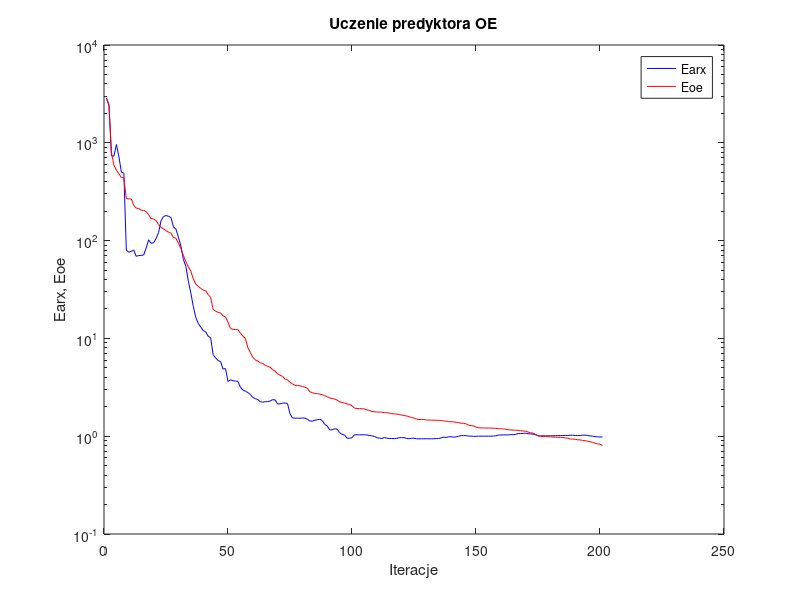
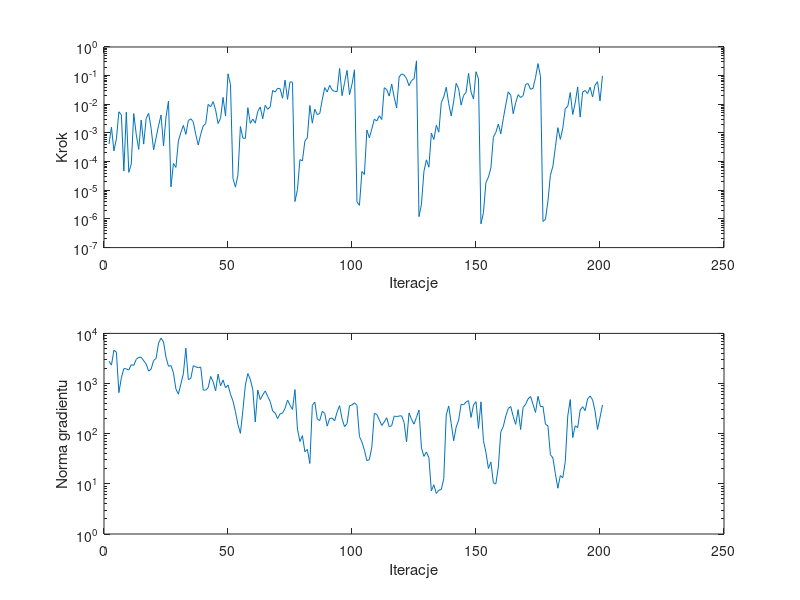

Reproduce these figures in MATLAB, in order.
%uczenie predyktora oe
clear all;
n=0; farx(n+1)=2.861751e+003; foe(n+1)=2.844967e+003; wspucz(n+1)=0.000000e+000; ng(n+1)=0.000000e+000;
%odnowa zmiennej metryki
n=1; farx(n+1)=2.415111e+003; foe(n+1)=2.455910e+003; krok(n+1)=4.089425e-004; ng(n+1)=2.790437e+003;
n=2; farx(n+1)=7.362106e+002; foe(n+1)=7.963753e+002; krok(n+1)=1.593673e-003; ng(n+1)=2.337351e+003;
n=3; farx(n+1)=7.303859e+002; foe(n+1)=5.882589e+002; krok(n+1)=2.374785e-004; ng(n+1)=4.627953e+003;
n=4; farx(n+1)=9.608040e+002; foe(n+1)=5.262803e+002; krok(n+1)=6.218716e-004; ng(n+1)=4.208475e+003;
n=5; farx(n+1)=7.259464e+002; foe(n+1)=4.826023e+002; krok(n+1)=5.478088e-003; ng(n+1)=6.587257e+002;
n=6; farx(n+1)=5.005129e+002; foe(n+1)=4.410477e+002; krok(n+1)=4.266689e-003; ng(n+1)=1.302215e+003;
n=7; farx(n+1)=4.892936e+002; foe(n+1)=4.400261e+002; krok(n+1)=4.685521e-005; ng(n+1)=1.981828e+003;
n=8; farx(n+1)=7.993954e+001; foe(n+1)=2.688813e+002; krok(n+1)=5.298457e-003; ng(n+1)=1.967022e+003;
n=9; farx(n+1)=7.601834e+001; foe(n+1)=2.668647e+002; krok(n+1)=4.229784e-005; ng(n+1)=1.862853e+003;
n=10; farx(n+1)=7.779581e+001; foe(n+1)=2.665021e+002; krok(n+1)=8.191911e-005; ng(n+1)=2.380516e+003;
n=11; farx(n+1)=7.994755e+001; foe(n+1)=2.290617e+002; krok(n+1)=4.753051e-003; ng(n+1)=2.304731e+003;
n=12; farx(n+1)=6.909716e+001; foe(n+1)=2.148745e+002; krok(n+1)=8.861138e-004; ng(n+1)=3.033791e+003;
n=13; farx(n+1)=7.036295e+001; foe(n+1)=2.126992e+002; krok(n+1)=2.681467e-004; ng(n+1)=3.336183e+003;
n=14; farx(n+1)=7.048894e+001; foe(n+1)=2.046000e+002; krok(n+1)=2.827577e-003; ng(n+1)=3.337611e+003;
n=15; farx(n+1)=7.134898e+001; foe(n+1)=2.033770e+002; krok(n+1)=4.090701e-004; ng(n+1)=2.846815e+003;
n=16; farx(n+1)=8.421565e+001; foe(n+1)=1.976291e+002; krok(n+1)=3.225080e-003; ng(n+1)=2.453485e+003;
n=17; farx(n+1)=1.018977e+002; foe(n+1)=1.838724e+002; krok(n+1)=4.853566e-003; ng(n+1)=1.767356e+003;
n=18; farx(n+1)=9.371399e+001; foe(n+1)=1.673524e+002; krok(n+1)=1.441974e-003; ng(n+1)=1.939844e+003;
n=19; farx(n+1)=9.504199e+001; foe(n+1)=1.667038e+002; krok(n+1)=2.563847e-004; ng(n+1)=2.884413e+003;
n=20; farx(n+1)=1.050007e+002; foe(n+1)=1.600076e+002; krok(n+1)=6.767654e-004; ng(n+1)=3.158327e+003;
n=21; farx(n+1)=1.208926e+002; foe(n+1)=1.464159e+002; krok(n+1)=1.797903e-003; ng(n+1)=6.422776e+003;
n=22; farx(n+1)=1.595241e+002; foe(n+1)=1.364714e+002; krok(n+1)=4.241720e-003; ng(n+1)=8.082259e+003;
n=23; farx(n+1)=1.764228e+002; foe(n+1)=1.320449e+002; krok(n+1)=3.505243e-004; ng(n+1)=6.738162e+003;
n=24; farx(n+1)=1.804020e+002; foe(n+1)=1.264899e+002; krok(n+1)=3.621201e-003; ng(n+1)=3.339653e+003;
n=25; farx(n+1)=1.771846e+002; foe(n+1)=1.219177e+002; krok(n+1)=1.303276e-002; ng(n+1)=2.208313e+003;
%odnowa zmiennej metryki
n=26; farx(n+1)=1.723433e+002; foe(n+1)=1.191320e+002; krok(n+1)=1.313918e-005; ng(n+1)=2.288255e+003;
n=27; farx(n+1)=1.379642e+002; foe(n+1)=1.075380e+002; krok(n+1)=8.669030e-005; ng(n+1)=1.632508e+003;
n=28; farx(n+1)=1.312859e+002; foe(n+1)=1.057550e+002; krok(n+1)=6.272673e-005; ng(n+1)=7.769191e+002;
n=29; farx(n+1)=1.086067e+002; foe(n+1)=9.419730e+001; krok(n+1)=5.304005e-004; ng(n+1)=6.143819e+002;
n=30; farx(n+1)=8.821758e+001; foe(n+1)=8.293936e+001; krok(n+1)=1.046070e-003; ng(n+1)=9.857082e+002;
n=31; farx(n+1)=6.408252e+001; foe(n+1)=7.064714e+001; krok(n+1)=1.838554e-003; ng(n+1)=1.563886e+003;
n=32; farx(n+1)=5.478081e+001; foe(n+1)=6.086597e+001; krok(n+1)=8.931057e-004; ng(n+1)=5.063295e+003;
n=33; farx(n+1)=3.845415e+001; foe(n+1)=5.408671e+001; krok(n+1)=2.695374e-003; ng(n+1)=1.199723e+003;
n=34; farx(n+1)=2.926663e+001; foe(n+1)=4.868898e+001; krok(n+1)=3.127663e-003; ng(n+1)=1.265174e+003;
n=35; farx(n+1)=2.122567e+001; foe(n+1)=4.067076e+001; krok(n+1)=2.433134e-003; ng(n+1)=2.267893e+003;
n=36; farx(n+1)=1.639227e+001; foe(n+1)=3.583590e+001; krok(n+1)=8.861138e-004; ng(n+1)=2.152805e+003;
n=37; farx(n+1)=1.426900e+001; foe(n+1)=3.403260e+001; krok(n+1)=3.783524e-004; ng(n+1)=2.067836e+003;
n=38; farx(n+1)=1.303904e+001; foe(n+1)=3.244759e+001; krok(n+1)=9.053002e-004; ng(n+1)=2.134368e+003;
n=39; farx(n+1)=1.205015e+001; foe(n+1)=3.119285e+001; krok(n+1)=1.758026e-003; ng(n+1)=7.422192e+002;
n=40; farx(n+1)=1.167704e+001; foe(n+1)=3.065702e+001; krok(n+1)=2.120860e-003; ng(n+1)=7.381594e+002;
n=41; farx(n+1)=1.053200e+001; foe(n+1)=2.805176e+001; krok(n+1)=9.949946e-003; ng(n+1)=8.300236e+002;
n=42; farx(n+1)=1.015065e+001; foe(n+1)=2.630566e+001; krok(n+1)=8.166461e-003; ng(n+1)=1.386928e+003;
n=43; farx(n+1)=6.819096e+000; foe(n+1)=1.977370e+001; krok(n+1)=1.238474e-002; ng(n+1)=1.092861e+003;
n=44; farx(n+1)=6.307027e+000; foe(n+1)=1.899147e+001; krok(n+1)=6.399091e-003; ng(n+1)=7.122954e+002;
n=45; farx(n+1)=5.928125e+000; foe(n+1)=1.845695e+001; krok(n+1)=2.129617e-003; ng(n+1)=1.541821e+003;
n=46; farx(n+1)=5.806008e+000; foe(n+1)=1.820724e+001; krok(n+1)=3.262529e-003; ng(n+1)=8.995444e+002;
n=47; farx(n+1)=4.857052e+000; foe(n+1)=1.701685e+001; krok(n+1)=1.748904e-002; ng(n+1)=1.178538e+003;
n=48; farx(n+1)=4.915751e+000; foe(n+1)=1.657840e+001; krok(n+1)=3.890421e-003; ng(n+1)=8.242418e+002;
n=49; farx(n+1)=3.626192e+000; foe(n+1)=1.460990e+001; krok(n+1)=1.158784e-001; ng(n+1)=9.319177e+002;
n=50; farx(n+1)=3.774582e+000; foe(n+1)=1.263680e+001; krok(n+1)=4.904612e-002; ng(n+1)=6.124353e+002;
%odnowa zmiennej metryki
n=51; farx(n+1)=3.688542e+000; foe(n+1)=1.236941e+001; krok(n+1)=2.581106e-005; ng(n+1)=4.489903e+002;
n=52; farx(n+1)=3.661033e+000; foe(n+1)=1.232289e+001; krok(n+1)=1.290553e-005; ng(n+1)=2.749756e+002;
n=53; farx(n+1)=3.633092e+000; foe(n+1)=1.227531e+001; krok(n+1)=3.395536e-005; ng(n+1)=1.528552e+002;
n=54; farx(n+1)=3.169360e+000; foe(n+1)=1.134478e+001; krok(n+1)=1.679702e-003; ng(n+1)=1.016191e+002;
n=55; farx(n+1)=2.967402e+000; foe(n+1)=1.054875e+001; krok(n+1)=6.650130e-004; ng(n+1)=2.936665e+002;
n=56; farx(n+1)=2.888924e+000; foe(n+1)=1.002815e+001; krok(n+1)=6.459813e-004; ng(n+1)=9.330179e+002;
n=57; farx(n+1)=2.792157e+000; foe(n+1)=8.034493e+000; krok(n+1)=7.632150e-003; ng(n+1)=1.583206e+003;
n=58; farx(n+1)=2.670764e+000; foe(n+1)=7.190378e+000; krok(n+1)=2.156451e-003; ng(n+1)=1.216242e+003;
n=59; farx(n+1)=2.491233e+000; foe(n+1)=6.403186e+000; krok(n+1)=3.050294e-003; ng(n+1)=7.512793e+002;
n=60; farx(n+1)=2.423183e+000; foe(n+1)=6.037830e+000; krok(n+1)=2.201622e-003; ng(n+1)=1.713146e+002;
n=61; farx(n+1)=2.370430e+000; foe(n+1)=5.864161e+000; krok(n+1)=5.637357e-003; ng(n+1)=7.444074e+002;
n=62; farx(n+1)=2.254199e+000; foe(n+1)=5.643319e+000; krok(n+1)=8.009570e-003; ng(n+1)=4.780767e+002;
n=63; farx(n+1)=2.227522e+000; foe(n+1)=5.534551e+000; krok(n+1)=3.128460e-003; ng(n+1)=5.940077e+002;
n=64; farx(n+1)=2.252806e+000; foe(n+1)=5.316808e+000; krok(n+1)=9.248075e-003; ng(n+1)=7.123821e+002;
n=65; farx(n+1)=2.256186e+000; foe(n+1)=5.173070e+000; krok(n+1)=6.728198e-003; ng(n+1)=5.558094e+002;
n=66; farx(n+1)=2.291061e+000; foe(n+1)=5.073011e+000; krok(n+1)=8.130648e-003; ng(n+1)=4.390431e+002;
n=67; farx(n+1)=2.363794e+000; foe(n+1)=4.785249e+000; krok(n+1)=3.040838e-002; ng(n+1)=2.840292e+002;
n=68; farx(n+1)=2.352271e+000; foe(n+1)=4.624153e+000; krok(n+1)=2.693892e-002; ng(n+1)=2.597497e+002;
n=69; farx(n+1)=2.130271e+000; foe(n+1)=4.352409e+000; krok(n+1)=3.637216e-002; ng(n+1)=1.996210e+002;
n=70; farx(n+1)=2.144007e+000; foe(n+1)=4.201817e+000; krok(n+1)=3.497807e-002; ng(n+1)=2.493944e+002;
n=71; farx(n+1)=2.180136e+000; foe(n+1)=4.088134e+000; krok(n+1)=1.632237e-002; ng(n+1)=2.585553e+002;
n=72; farx(n+1)=2.190048e+000; foe(n+1)=3.842567e+000; krok(n+1)=7.045190e-002; ng(n+1)=3.201835e+002;
n=73; farx(n+1)=2.153482e+000; foe(n+1)=3.762913e+000; krok(n+1)=1.488820e-002; ng(n+1)=4.683276e+002;
n=74; farx(n+1)=1.691752e+000; foe(n+1)=3.555997e+000; krok(n+1)=6.105720e-002; ng(n+1)=3.693609e+002;
n=75; farx(n+1)=1.539929e+000; foe(n+1)=3.424282e+000; krok(n+1)=5.873647e-002; ng(n+1)=3.043420e+002;
%odnowa zmiennej metryki
n=76; farx(n+1)=1.530716e+000; foe(n+1)=3.313096e+000; krok(n+1)=4.053211e-006; ng(n+1)=7.583145e+002;
n=77; farx(n+1)=1.529394e+000; foe(n+1)=3.304656e+000; krok(n+1)=1.052881e-005; ng(n+1)=1.236464e+002;
n=78; farx(n+1)=1.524552e+000; foe(n+1)=3.276889e+000; krok(n+1)=1.176687e-004; ng(n+1)=6.983118e+001;
n=79; farx(n+1)=1.537427e+000; foe(n+1)=3.222293e+000; krok(n+1)=1.058889e-004; ng(n+1)=9.155192e+001;
n=80; farx(n+1)=1.529439e+000; foe(n+1)=3.167410e+000; krok(n+1)=5.202484e-004; ng(n+1)=4.356767e+001;
n=81; farx(n+1)=1.491672e+000; foe(n+1)=3.091997e+000; krok(n+1)=6.847610e-004; ng(n+1)=4.853238e+001;
n=82; farx(n+1)=1.430669e+000; foe(n+1)=2.842233e+000; krok(n+1)=9.127324e-003; ng(n+1)=2.549919e+001;
n=83; farx(n+1)=1.424899e+000; foe(n+1)=2.790746e+000; krok(n+1)=2.201622e-003; ng(n+1)=3.677670e+002;
n=84; farx(n+1)=1.457142e+000; foe(n+1)=2.736310e+000; krok(n+1)=6.728198e-003; ng(n+1)=4.286339e+002;
n=85; farx(n+1)=1.471981e+000; foe(n+1)=2.724219e+000; krok(n+1)=4.372259e-003; ng(n+1)=1.958572e+002;
n=86; farx(n+1)=1.489042e+000; foe(n+1)=2.694317e+000; krok(n+1)=4.762275e-003; ng(n+1)=1.828081e+002;
n=87; farx(n+1)=1.446501e+000; foe(n+1)=2.658083e+000; krok(n+1)=1.448480e-002; ng(n+1)=2.798527e+002;
n=88; farx(n+1)=1.322277e+000; foe(n+1)=2.597252e+000; krok(n+1)=3.818352e-002; ng(n+1)=2.547918e+002;
n=89; farx(n+1)=1.273604e+000; foe(n+1)=2.537604e+000; krok(n+1)=2.687524e-002; ng(n+1)=1.416226e+002;
n=90; farx(n+1)=1.159525e+000; foe(n+1)=2.457549e+000; krok(n+1)=4.614317e-002; ng(n+1)=2.018171e+002;
n=91; farx(n+1)=1.165724e+000; foe(n+1)=2.426477e+000; krok(n+1)=3.105330e-002; ng(n+1)=2.041871e+002;
n=92; farx(n+1)=1.190643e+000; foe(n+1)=2.396705e+000; krok(n+1)=2.835564e-002; ng(n+1)=1.810447e+002;
n=93; farx(n+1)=1.181353e+000; foe(n+1)=2.341640e+000; krok(n+1)=2.779047e-002; ng(n+1)=2.726059e+002;
n=94; farx(n+1)=1.086091e+000; foe(n+1)=2.243851e+000; krok(n+1)=1.778431e-001; ng(n+1)=3.627693e+002;
n=95; farx(n+1)=1.044847e+000; foe(n+1)=2.212796e+000; krok(n+1)=2.000182e-002; ng(n+1)=1.972118e+002;
n=96; farx(n+1)=1.027716e+000; foe(n+1)=2.189128e+000; krok(n+1)=5.695205e-002; ng(n+1)=1.376351e+002;
n=97; farx(n+1)=9.557108e-001; foe(n+1)=2.139337e+000; krok(n+1)=1.528330e-001; ng(n+1)=1.589046e+002;
n=98; farx(n+1)=9.518998e-001; foe(n+1)=2.108471e+000; krok(n+1)=2.152696e-002; ng(n+1)=3.611978e+002;
n=99; farx(n+1)=9.657637e-001; foe(n+1)=2.047308e+000; krok(n+1)=5.016986e-002; ng(n+1)=3.744269e+002;
n=100; farx(n+1)=1.034178e+000; foe(n+1)=1.939296e+000; krok(n+1)=1.601162e-001; ng(n+1)=4.130006e+002;
%odnowa zmiennej metryki
n=101; farx(n+1)=1.032996e+000; foe(n+1)=1.916682e+000; krok(n+1)=3.914970e-006; ng(n+1)=3.679874e+002;
n=102; farx(n+1)=1.033026e+000; foe(n+1)=1.915399e+000; krok(n+1)=2.986582e-006; ng(n+1)=8.783199e+001;
n=103; farx(n+1)=1.034859e+000; foe(n+1)=1.906481e+000; krok(n+1)=4.554340e-005; ng(n+1)=6.823958e+001;
n=104; farx(n+1)=1.033489e+000; foe(n+1)=1.902410e+000; krok(n+1)=3.572825e-005; ng(n+1)=4.700062e+001;
n=105; farx(n+1)=1.030697e+000; foe(n+1)=1.861461e+000; krok(n+1)=1.265711e-003; ng(n+1)=2.914080e+001;
n=106; farx(n+1)=1.018981e+000; foe(n+1)=1.838236e+000; krok(n+1)=6.738436e-004; ng(n+1)=3.043220e+001;
n=107; farx(n+1)=1.007398e+000; foe(n+1)=1.786726e+000; krok(n+1)=1.389400e-003; ng(n+1)=5.470018e+001;
n=108; farx(n+1)=9.967991e-001; foe(n+1)=1.780743e+000; krok(n+1)=3.023969e-003; ng(n+1)=2.547629e+002;
n=109; farx(n+1)=9.668509e-001; foe(n+1)=1.768861e+000; krok(n+1)=2.607206e-003; ng(n+1)=2.414843e+002;
n=110; farx(n+1)=9.555822e-001; foe(n+1)=1.765180e+000; krok(n+1)=3.990004e-003; ng(n+1)=1.889551e+002;
n=111; farx(n+1)=9.452761e-001; foe(n+1)=1.761081e+000; krok(n+1)=2.929274e-003; ng(n+1)=1.457891e+002;
n=112; farx(n+1)=9.701081e-001; foe(n+1)=1.745274e+000; krok(n+1)=3.789541e-002; ng(n+1)=1.718714e+002;
n=113; farx(n+1)=9.548618e-001; foe(n+1)=1.735688e+000; krok(n+1)=3.269900e-002; ng(n+1)=2.083547e+002;
n=114; farx(n+1)=9.454290e-001; foe(n+1)=1.725273e+000; krok(n+1)=1.931884e-002; ng(n+1)=1.376220e+002;
n=115; farx(n+1)=9.484146e-001; foe(n+1)=1.702051e+000; krok(n+1)=5.123880e-002; ng(n+1)=1.444891e+002;
n=116; farx(n+1)=9.443583e-001; foe(n+1)=1.691314e+000; krok(n+1)=1.771116e-002; ng(n+1)=2.246191e+002;
n=117; farx(n+1)=9.498532e-001; foe(n+1)=1.684565e+000; krok(n+1)=7.496795e-003; ng(n+1)=2.200974e+002;
n=118; farx(n+1)=9.653391e-001; foe(n+1)=1.665848e+000; krok(n+1)=8.973318e-002; ng(n+1)=2.249095e+002;
n=119; farx(n+1)=9.660537e-001; foe(n+1)=1.645715e+000; krok(n+1)=1.150668e-001; ng(n+1)=2.272320e+002;
n=120; farx(n+1)=9.694125e-001; foe(n+1)=1.627041e+000; krok(n+1)=1.047148e-001; ng(n+1)=1.679336e+002;
n=121; farx(n+1)=9.487947e-001; foe(n+1)=1.612467e+000; krok(n+1)=7.887873e-002; ng(n+1)=6.840120e+001;
n=122; farx(n+1)=9.414021e-001; foe(n+1)=1.582816e+000; krok(n+1)=4.446078e-002; ng(n+1)=2.597487e+002;
n=123; farx(n+1)=9.526264e-001; foe(n+1)=1.551868e+000; krok(n+1)=6.733630e-002; ng(n+1)=1.939684e+002;
n=124; farx(n+1)=9.539901e-001; foe(n+1)=1.534846e+000; krok(n+1)=7.729026e-002; ng(n+1)=1.549662e+002;
n=125; farx(n+1)=9.406192e-001; foe(n+1)=1.490722e+000; krok(n+1)=3.276650e-001; ng(n+1)=2.126740e+002;
%odnowa zmiennej metryki
n=126; farx(n+1)=9.405624e-001; foe(n+1)=1.483781e+000; krok(n+1)=1.200298e-006; ng(n+1)=2.952612e+002;
n=127; farx(n+1)=9.406023e-001; foe(n+1)=1.483363e+000; krok(n+1)=3.238406e-006; ng(n+1)=5.220562e+001;
n=128; farx(n+1)=9.415854e-001; foe(n+1)=1.480571e+000; krok(n+1)=4.525103e-005; ng(n+1)=3.526583e+001;
n=129; farx(n+1)=9.409988e-001; foe(n+1)=1.466100e+000; krok(n+1)=1.157695e-004; ng(n+1)=4.320287e+001;
n=130; farx(n+1)=9.410818e-001; foe(n+1)=1.462073e+000; krok(n+1)=6.375927e-005; ng(n+1)=3.344106e+001;
n=131; farx(n+1)=9.403721e-001; foe(n+1)=1.460493e+000; krok(n+1)=9.915259e-004; ng(n+1)=7.227688e+000;
n=132; farx(n+1)=9.421338e-001; foe(n+1)=1.458115e+000; krok(n+1)=5.904631e-004; ng(n+1)=9.540629e+000;
n=133; farx(n+1)=9.452919e-001; foe(n+1)=1.455535e+000; krok(n+1)=1.853619e-003; ng(n+1)=6.430892e+000;
n=134; farx(n+1)=9.470290e-001; foe(n+1)=1.453863e+000; krok(n+1)=1.066655e-003; ng(n+1)=7.480087e+000;
n=135; farx(n+1)=9.610976e-001; foe(n+1)=1.447075e+000; krok(n+1)=1.153579e-002; ng(n+1)=7.720620e+000;
n=136; farx(n+1)=9.803602e-001; foe(n+1)=1.432856e+000; krok(n+1)=1.808357e-002; ng(n+1)=1.273853e+001;
n=137; farx(n+1)=9.698714e-001; foe(n+1)=1.421931e+000; krok(n+1)=3.925954e-002; ng(n+1)=2.359703e+002;
n=138; farx(n+1)=9.856732e-001; foe(n+1)=1.410707e+000; krok(n+1)=1.056509e-002; ng(n+1)=3.576127e+002;
n=139; farx(n+1)=9.891292e-001; foe(n+1)=1.405814e+000; krok(n+1)=3.941672e-003; ng(n+1)=1.609444e+002;
n=140; farx(n+1)=9.763935e-001; foe(n+1)=1.400465e+000; krok(n+1)=1.281894e-002; ng(n+1)=7.229071e+001;
n=141; farx(n+1)=9.848659e-001; foe(n+1)=1.386717e+000; krok(n+1)=5.411858e-002; ng(n+1)=1.349577e+002;
n=142; farx(n+1)=9.993245e-001; foe(n+1)=1.376309e+000; krok(n+1)=3.481722e-002; ng(n+1)=1.866355e+002;
n=143; farx(n+1)=1.013836e+000; foe(n+1)=1.357879e+000; krok(n+1)=9.393654e-003; ng(n+1)=3.869603e+002;
n=144; farx(n+1)=1.014352e+000; foe(n+1)=1.350764e+000; krok(n+1)=2.049366e-002; ng(n+1)=3.769215e+002;
n=145; farx(n+1)=1.012435e+000; foe(n+1)=1.339825e+000; krok(n+1)=2.598758e-002; ng(n+1)=4.304731e+002;
n=146; farx(n+1)=1.001524e+000; foe(n+1)=1.292801e+000; krok(n+1)=1.204927e-001; ng(n+1)=4.558049e+002;
n=147; farx(n+1)=1.002658e+000; foe(n+1)=1.283755e+000; krok(n+1)=2.674687e-002; ng(n+1)=2.112901e+002;
n=148; farx(n+1)=9.953198e-001; foe(n+1)=1.274728e+000; krok(n+1)=1.522640e-002; ng(n+1)=3.743409e+002;
n=149; farx(n+1)=9.991679e-001; foe(n+1)=1.238346e+000; krok(n+1)=1.372747e-001; ng(n+1)=4.353393e+002;
n=150; farx(n+1)=1.000999e+000; foe(n+1)=1.221747e+000; krok(n+1)=7.660919e-002; ng(n+1)=1.272667e+002;
%odnowa zmiennej metryki
n=151; farx(n+1)=1.000983e+000; foe(n+1)=1.215755e+000; krok(n+1)=6.723382e-007; ng(n+1)=4.312516e+002;
n=152; farx(n+1)=1.000994e+000; foe(n+1)=1.215339e+000; krok(n+1)=1.654003e-006; ng(n+1)=7.216026e+001;
n=153; farx(n+1)=1.001279e+000; foe(n+1)=1.213170e+000; krok(n+1)=1.877358e-005; ng(n+1)=4.250547e+001;
n=154; farx(n+1)=1.000978e+000; foe(n+1)=1.212654e+000; krok(n+1)=2.860122e-005; ng(n+1)=2.018724e+001;
n=155; farx(n+1)=1.000809e+000; foe(n+1)=1.210838e+000; krok(n+1)=6.025891e-005; ng(n+1)=2.731065e+001;
n=156; farx(n+1)=1.003578e+000; foe(n+1)=1.207252e+000; krok(n+1)=7.101242e-004; ng(n+1)=1.053057e+001;
n=157; farx(n+1)=1.010372e+000; foe(n+1)=1.203011e+000; krok(n+1)=1.051976e-003; ng(n+1)=9.954044e+000;
n=158; farx(n+1)=1.025179e+000; foe(n+1)=1.193557e+000; krok(n+1)=2.053340e-003; ng(n+1)=2.176595e+001;
n=159; farx(n+1)=1.028489e+000; foe(n+1)=1.191504e+000; krok(n+1)=9.349870e-004; ng(n+1)=1.096649e+002;
n=160; farx(n+1)=1.032848e+000; foe(n+1)=1.185786e+000; krok(n+1)=3.136698e-003; ng(n+1)=1.385143e+002;
n=161; farx(n+1)=1.029780e+000; foe(n+1)=1.177327e+000; krok(n+1)=9.600724e-003; ng(n+1)=2.247704e+002;
n=162; farx(n+1)=1.032086e+000; foe(n+1)=1.166681e+000; krok(n+1)=2.727640e-002; ng(n+1)=3.169043e+002;
n=163; farx(n+1)=1.037619e+000; foe(n+1)=1.157498e+000; krok(n+1)=2.079162e-002; ng(n+1)=3.488080e+002;
n=164; farx(n+1)=1.036076e+000; foe(n+1)=1.154955e+000; krok(n+1)=4.683883e-003; ng(n+1)=2.205412e+002;
n=165; farx(n+1)=1.044369e+000; foe(n+1)=1.151794e+000; krok(n+1)=1.139839e-002; ng(n+1)=1.537338e+002;
n=166; farx(n+1)=1.065009e+000; foe(n+1)=1.143376e+000; krok(n+1)=2.165649e-002; ng(n+1)=3.016125e+002;
n=167; farx(n+1)=1.062741e+000; foe(n+1)=1.137132e+000; krok(n+1)=1.725161e-002; ng(n+1)=1.211991e+002;
n=168; farx(n+1)=1.069333e+000; foe(n+1)=1.133016e+000; krok(n+1)=2.001452e-002; ng(n+1)=3.359512e+002;
n=169; farx(n+1)=1.073035e+000; foe(n+1)=1.123368e+000; krok(n+1)=4.954706e-002; ng(n+1)=3.850108e+002;
n=170; farx(n+1)=1.060628e+000; foe(n+1)=1.102530e+000; krok(n+1)=5.286105e-002; ng(n+1)=4.941231e+002;
n=171; farx(n+1)=1.054415e+000; foe(n+1)=1.087035e+000; krok(n+1)=3.339713e-002; ng(n+1)=5.524265e+002;
n=172; farx(n+1)=1.050710e+000; foe(n+1)=1.072912e+000; krok(n+1)=3.631321e-002; ng(n+1)=3.813012e+002;
n=173; farx(n+1)=1.035199e+000; foe(n+1)=1.047229e+000; krok(n+1)=8.662598e-002; ng(n+1)=2.653097e+002;
n=174; farx(n+1)=1.008174e+000; foe(n+1)=1.010416e+000; krok(n+1)=2.635881e-001; ng(n+1)=5.574963e+002;
n=175; farx(n+1)=1.008877e+000; foe(n+1)=9.969632e-001; krok(n+1)=9.338312e-002; ng(n+1)=3.464148e+002;
%odnowa zmiennej metryki
n=176; farx(n+1)=1.008788e+000; foe(n+1)=9.919437e-001; krok(n+1)=8.187860e-007; ng(n+1)=3.504411e+002;
n=177; farx(n+1)=1.008705e+000; foe(n+1)=9.909820e-001; krok(n+1)=9.594691e-007; ng(n+1)=1.547057e+002;
n=178; farx(n+1)=1.008398e+000; foe(n+1)=9.877213e-001; krok(n+1)=4.214747e-006; ng(n+1)=1.439268e+002;
n=179; farx(n+1)=1.009010e+000; foe(n+1)=9.856484e-001; krok(n+1)=3.369455e-005; ng(n+1)=3.828430e+001;
n=180; farx(n+1)=1.009991e+000; foe(n+1)=9.823519e-001; krok(n+1)=6.874781e-005; ng(n+1)=3.282852e+001;
n=181; farx(n+1)=1.011326e+000; foe(n+1)=9.778395e-001; krok(n+1)=3.147597e-004; ng(n+1)=1.601462e+001;
n=182; farx(n+1)=1.014595e+000; foe(n+1)=9.744085e-001; krok(n+1)=1.532691e-003; ng(n+1)=8.177423e+000;
n=183; farx(n+1)=1.015154e+000; foe(n+1)=9.727174e-001; krok(n+1)=5.990131e-004; ng(n+1)=1.457858e+001;
n=184; farx(n+1)=1.017246e+000; foe(n+1)=9.700731e-001; krok(n+1)=1.473654e-003; ng(n+1)=1.330032e+001;
n=185; farx(n+1)=1.018688e+000; foe(n+1)=9.606898e-001; krok(n+1)=7.117955e-003; ng(n+1)=2.782252e+001;
n=186; farx(n+1)=1.014962e+000; foe(n+1)=9.541538e-001; krok(n+1)=8.468065e-003; ng(n+1)=2.251795e+002;
n=187; farx(n+1)=1.024353e+000; foe(n+1)=9.352838e-001; krok(n+1)=2.572618e-002; ng(n+1)=4.800622e+002;
n=188; farx(n+1)=1.023508e+000; foe(n+1)=9.334952e-001; krok(n+1)=4.403244e-003; ng(n+1)=8.369035e+001;
n=189; farx(n+1)=1.016019e+000; foe(n+1)=9.313806e-001; krok(n+1)=1.121665e-002; ng(n+1)=1.435868e+002;
n=190; farx(n+1)=1.016109e+000; foe(n+1)=9.186999e-001; krok(n+1)=4.034388e-002; ng(n+1)=1.319040e+002;
n=191; farx(n+1)=1.017327e+000; foe(n+1)=9.173353e-001; krok(n+1)=3.568597e-003; ng(n+1)=2.965130e+002;
n=192; farx(n+1)=1.025732e+000; foe(n+1)=9.061094e-001; krok(n+1)=2.667694e-002; ng(n+1)=3.448313e+002;
n=193; farx(n+1)=1.026182e+000; foe(n+1)=9.003443e-001; krok(n+1)=3.040838e-002; ng(n+1)=2.883074e+002;
n=194; farx(n+1)=1.018992e+000; foe(n+1)=8.883426e-001; krok(n+1)=2.366211e-002; ng(n+1)=4.930321e+002;
n=195; farx(n+1)=1.006263e+000; foe(n+1)=8.762254e-001; krok(n+1)=3.933136e-002; ng(n+1)=5.634794e+002;
n=196; farx(n+1)=1.000887e+000; foe(n+1)=8.657838e-001; krok(n+1)=1.791379e-002; ng(n+1)=4.754934e+002;
n=197; farx(n+1)=9.897478e-001; foe(n+1)=8.475403e-001; krok(n+1)=4.679730e-002; ng(n+1)=2.837740e+002;
n=198; farx(n+1)=9.860934e-001; foe(n+1)=8.349282e-001; krok(n+1)=6.173004e-002; ng(n+1)=1.217528e+002;
n=199; farx(n+1)=9.799891e-001; foe(n+1)=8.279136e-001; krok(n+1)=1.314565e-002; ng(n+1)=2.088705e+002;
n=200; farx(n+1)=9.841744e-001; foe(n+1)=8.048145e-001; krok(n+1)=9.809225e-002; ng(n+1)=3.738841e+002;

figure; semilogy(farx,'b'); hold on; semilogy(foe,'r'); xlabel('Iteracje'); ylabel('Earx, Eoe'); legend('Earx','Eoe'); title('Uczenie predyktora OE');
figure; subplot(2,1,1); semilogy(krok); xlabel('Iteracje'); ylabel('Krok');
subplot(2,1,2); semilogy(ng); xlabel('Iteracje'); ylabel('Norma gradientu');
Earx=farx(n+1)
Eoe=foe(n+1)
